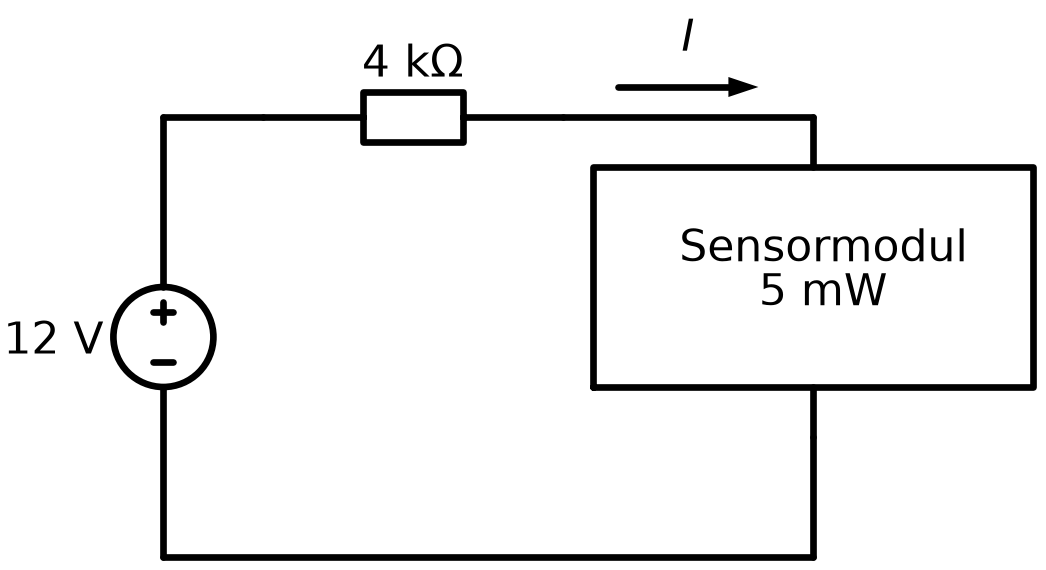

Write Python code to recreate this figure.
"""Draw 1.1_circuit.png: a 12 V supply, a protective resistor and a sensor module in series.

Usage: python3 1.1_circuit.py (requires matplotlib and schemdraw). The images are written next
to this script: 1.1_circuit.png with Swedish labels and 1.1_circuit_en.png with English ones.
"""
from pathlib import Path

import matplotlib

matplotlib.use("Agg")
import schemdraw
import schemdraw.elements as elm

OUT = Path(__file__).with_suffix(".png")
# Output file -> label on the sensor module.
VARIANTS = {OUT: "Sensormodul", OUT.with_name(OUT.stem + "_en.png"): "Sensor module"}


def draw(out, module):
    """Draw the series circuit with the given label on the sensor module, and save it as out."""
    with schemdraw.Drawing(show=False) as d:
        d.config(fontsize=16, lw=2.4)
        elm.SourceV().up().length(4.4).label("12 V")
        elm.Line().right().length(1)
        elm.RBox().right().label(r"4 k$\Omega$")
        wire = elm.Line().right().length(2.5)
        elm.CurrentLabel(top=True, ofst=0.3, length=1.4).at(wire).label("$I$")
        pins = [elm.IcPin(anchorname="plus", side="top"), elm.IcPin(anchorname="minus", side="bottom")]
        sensor = elm.Ic(pins=pins, size=(4.4, 2.2)).anchor("plus")
        sensor.label(f"{module}\n5 mW", loc="center")
        elm.Line().at(sensor.minus).down().toy(0)
        elm.Line().left().tox(0)
    d.save(str(out), dpi=200)


if __name__ == "__main__":
    for path, label in VARIANTS.items():
        draw(path, label)
